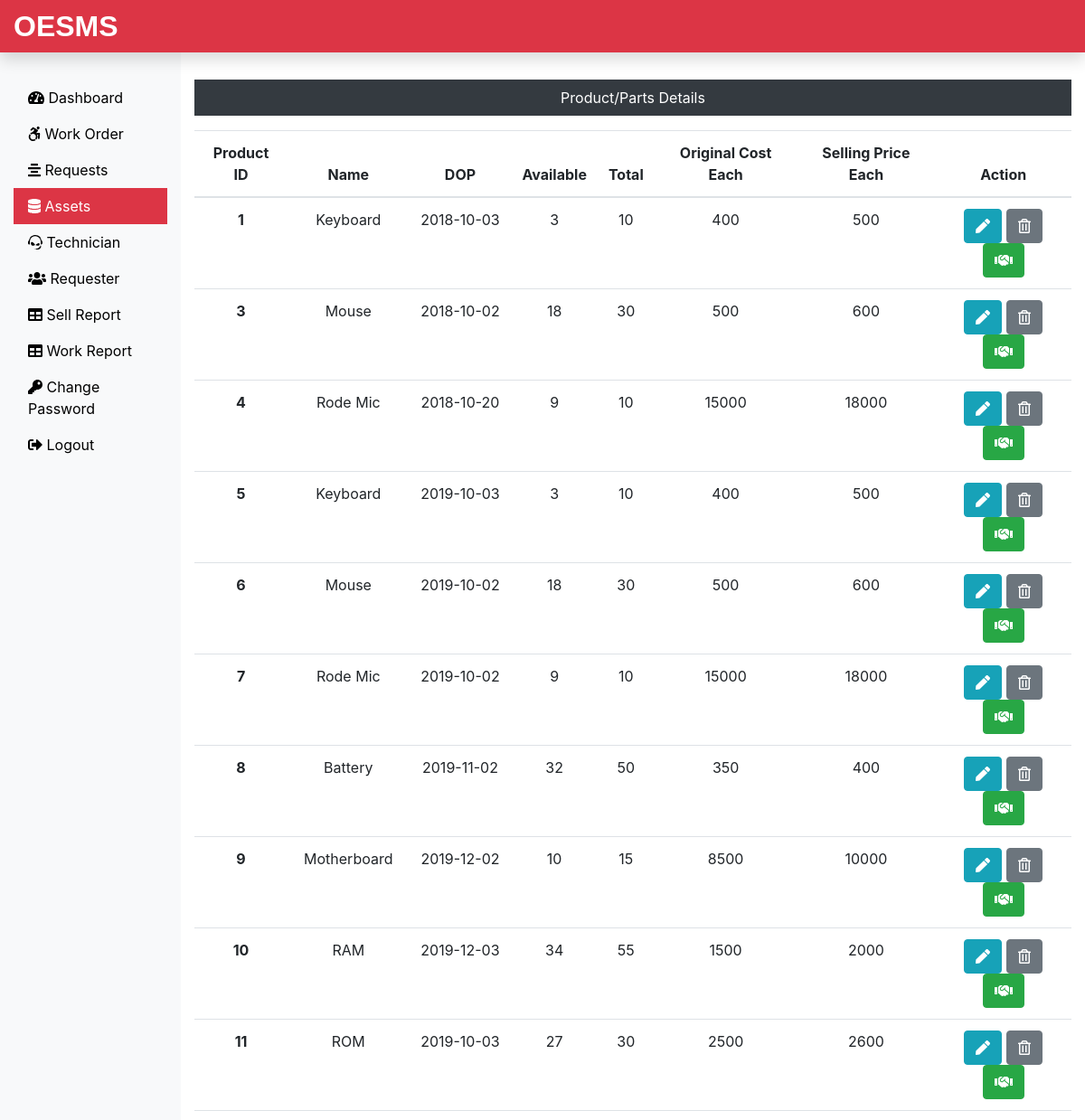
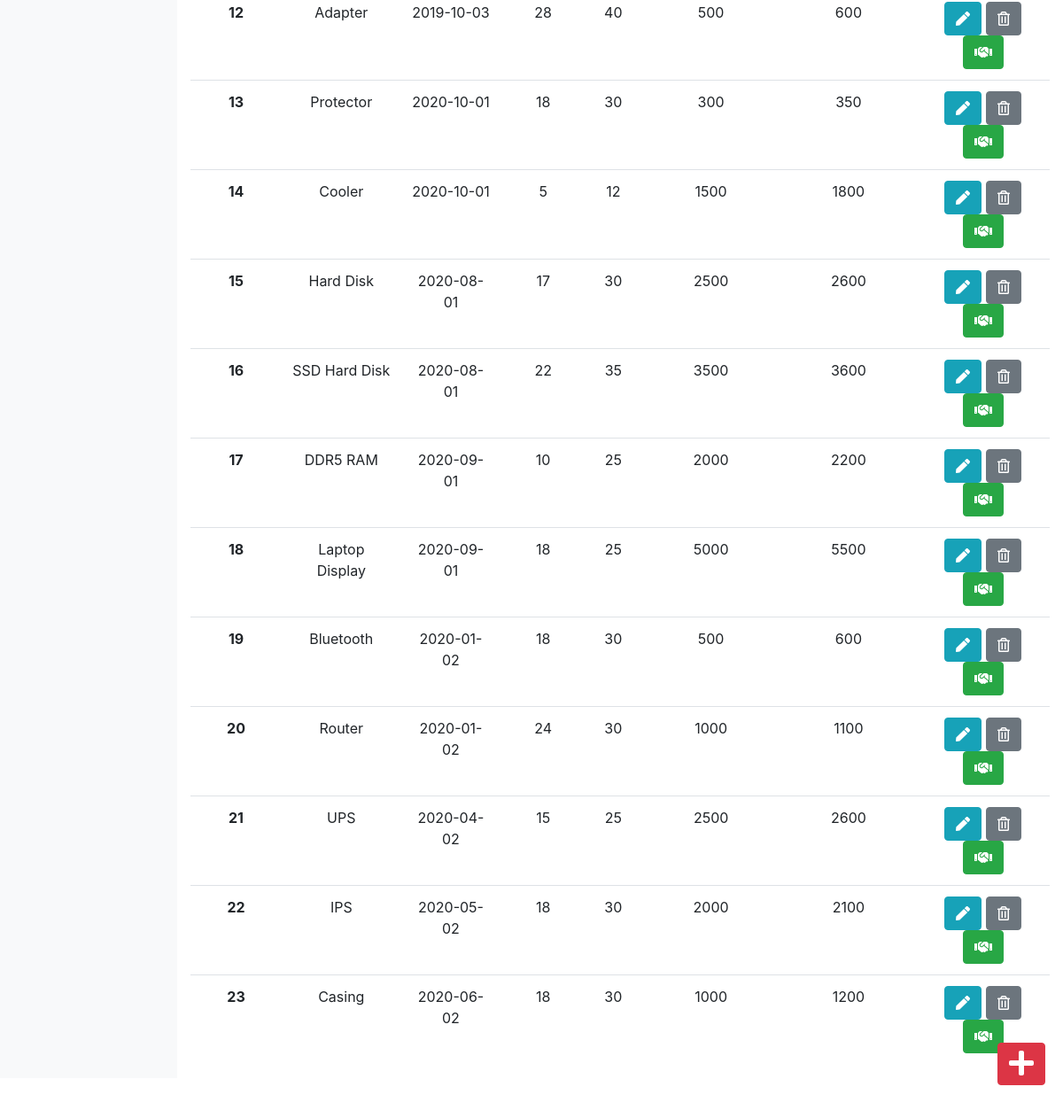
Page /Admin/assets.php (signed in) on the committed database (2 pictures, top to bottom).
### tables this page shows
CREATE TABLE `assets_tb` (
  `pid` int(11) NOT NULL,
  `pname` varchar(60) NOT NULL,
  `pdop` date NOT NULL,
  `pava` int(11) NOT NULL,
  `ptotal` int(11) NOT NULL,
  `poriginalcost` int(11) NOT NULL,
  `psellingcost` int(11) NOT NULL
);

### Admin/assets.php (the view, shortened to what this page needs)
<?php
include('includes/header.php');
include('../dbConnection.php');
?>
<div class="col-sm-9 col-md-10 mt-5 text-center">
  <p class=" bg-dark text-white p-2">Product/Parts Details</p>
  <?php
    $sql = "SELECT * FROM assets_tb";
    $result = $conn->query($sql);
    if($result->num_rows > 0){
  echo '<table class="table">
    <thead>
      <tr>
        <th scope="col">Product ID</th>
        <th scope="col">Name</th>
        <th scope="col">DOP</th>
        <th scope="col">Available</th>
        <th scope="col">Total</th>
        <th scope="col">Original Cost Each</th>
        <th scope="col">Selling Price Each</th>
        <th scope="col">Action</th>
      </tr>
    </thead>
    <tbody>';
    while($row = $result->fetch_assoc()){
      echo '<tr>
        <th scope="row">'.$row["pid"].'</th>
        <td>'.$row["pname"].'</td>
        <td>'.$row["pdop"].'</td>
        <td>'.$row["pava"].'</td>
        <td>'.$row["ptotal"].'</td>
        <td>'.$row["poriginalcost"].'</td>
        <td>'.$row["psellingcost"].'</td>
        <td>
          <form action="editproduct.php" method="POST" class="d-inline"> <input type="hidden" name="id" value='. $row["pid"] .'><button type="submit" class="btn btn-info" name="view" value="View"><i class="fas fa-pen"></i></button></form>
          <form action="" method="POST" class="d-inline"><input type="hidden" name="id" value='. $row["pid"] .'><button type="submit" class="btn btn-secondary" name="delete" value="Delete"><i class="far fa-trash-alt"></i></button></form>
          <form action="#" method="POST" class="d-inline"><input type="hidden" name="id" value='. $row["pid"] .'><button type="submit" class="btn btn-success" name="issue" value="Issue"><i class="fas fa-handshake"></i></button></form>
        </td>
      </tr>';
    }
    echo '</tbody>
  </table>';
  } else {
    echo "0 Result";
  }
  ?>
</div>
</div>
<a class="btn btn-danger box" href="addproduct.php"><i class="fas fa-plus fa-2x"></i></a>
</div>
<?php
include('includes/footer.php');
?>

### Admin/includes/header.php (shortened to what this page needs)
<!DOCTYPE html>
<html lang="en">
<head>
 <link rel="stylesheet" href="../css/bootstrap.min.css">
 <link rel="stylesheet" href="../css/all.min.css">
 <link rel="stylesheet" href="../css/custom.css">
</head>
<body>
 <nav class="navbar navbar-dark fixed-top bg-danger p-0 shadow">
  <a class="navbar-brand col-sm-3 col-md-2 mr-0" href="dashboard.php">OESMS</a>
 </nav>
 <div class="container-fluid mb-5" style="margin-top:40px;">
  <div class="row">
   <nav class="col-sm-3 col-md-2 bg-light sidebar py-5 d-print-none">
    <div class="sidebar-sticky">
     <ul class="nav flex-column">
      <li class="nav-item">
       <a class="nav-link <?php if(PAGE == 'dashboard') { echo 'active'; } ?> " href="dashboard.php">
        <i class="fas fa-tachometer-alt"></i>
        Dashboard
       </a>
      </li>
      <li class="nav-item">
       <a class="nav-link <?php if(PAGE == 'work') { echo 'active'; } ?>" href="work.php">
        <i class="fab fa-accessible-icon"></i>
        Work Order
       </a>
      </li>
      <li class="nav-item">
       <a class="nav-link <?php if(PAGE == 'request') { echo 'active'; } ?>" href="request.php">
        <i class="fas fa-align-center"></i>
        Requests
       </a>
      </li>
      <li class="nav-item">
       <a class="nav-link <?php if(PAGE == 'assets') { echo 'active'; } ?>" href="assets.php">
        <i class="fas fa-database"></i>
        Assets
       </a>
      </li>
      <li class="nav-item">
       <a class="nav-link <?php if(PAGE == 'technician') { echo 'active'; } ?>" href="technician.php">
        <i class="fab fa-teamspeak"></i>
        Technician
       </a>
      </li>
      <li class="nav-item">
       <a class="nav-link <?php if(PAGE == 'requesters') { echo 'active'; } ?>" href="requester.php">
        <i class="fas fa-users"></i>
        Requester
       </a>
      </li>
      <li class="nav-item">
       <a class="nav-link <?php if(PAGE == 'sellreport') { echo 'active'; } ?>" href="sellproductreport.php">
        <i class="fas fa-table"></i>
        Sell Report
       </a>
      </li>
      <li class="nav-item">
       <a class="nav-link <?php if(PAGE == 'workreport') { echo 'active'; } ?>" href="workreport.php">
        <i class="fas fa-table"></i>
        Work Report
       </a>
      </li>
      <li class="nav-item">
       <a class="nav-link <?php if(PAGE == 'changepass') { echo 'active'; } ?>" href="changepass.php">
        <i class="fas fa-key"></i>
        Change Password
       </a>
      </li>
      <li class="nav-item">
       <a class="nav-link" href="../logout.php">
        <i class="fas fa-sign-out-alt"></i>
        Logout
       </a>
      </li>
     </ul>
    </div>
   </nav>

### Admin/includes/footer.php (shortened to what this page needs)
</body>
</html>

### css/custom.css (style rules this page uses)
.navbar-brand { font-family: 'Ubuntu', sans-serif; font-size: 2em; font-weight: bold; }
a { color: black; }
.active { color: white; background-color: #DC3545; }
.box { position: fixed; bottom: 10px; right: 20px; margin-bottom: 30px; }

### rows in the picture
assets_tb: pid "1", pname "Keyboard", pdop "2018-10-03", pava "3", ptotal "10", poriginalcost "400", psellingcost "500"
assets_tb: pid "3", pname "Mouse", pdop "2018-10-02", pava "18", ptotal "30", poriginalcost "500", psellingcost "600"
assets_tb: pid "4", pname "Rode Mic", pdop "2018-10-20", pava "9", ptotal "10", poriginalcost "15000", psellingcost "18000"
assets_tb: pid "5", pname "Keyboard", pdop "2019-10-03", pava "3", ptotal "10", poriginalcost "400", psellingcost "500"
assets_tb: pid "6", pname "Mouse", pdop "2019-10-02", pava "18", ptotal "30", poriginalcost "500", psellingcost "600"
assets_tb: pid "7", pname "Rode Mic", pdop "2019-10-02", pava "9", ptotal "10", poriginalcost "15000", psellingcost "18000"
assets_tb: pid "8", pname "Battery", pdop "2019-11-02", pava "32", ptotal "50", poriginalcost "350", psellingcost "400"
assets_tb: pid "9", pname "Motherboard", pdop "2019-12-02", pava "10", ptotal "15", poriginalcost "8500", psellingcost "10000"
assets_tb: pid "10", pname "RAM", pdop "2019-12-03", pava "34", ptotal "55", poriginalcost "1500", psellingcost "2000"
assets_tb: pid "11", pname "ROM", pdop "2019-10-03", pava "27", ptotal "30", poriginalcost "2500", psellingcost "2600"
assets_tb: pid "12", pname "Adapter", pdop "2019-10-03", pava "28", ptotal "40", poriginalcost "500", psellingcost "600"
assets_tb: pid "13", pname "Protector", pdop "2020-10-01", pava "18", ptotal "30", poriginalcost "300", psellingcost "350"
assets_tb: pid "14", pname "Cooler", pdop "2020-10-01", pava "5", ptotal "12", poriginalcost "1500", psellingcost "1800"
assets_tb: pid "15", pname "Hard Disk", pdop "2020-08-01", pava "17", ptotal "30", poriginalcost "2500", psellingcost "2600"
assets_tb: pid "16", pname "SSD Hard Disk", pdop "2020-08-01", pava "22", ptotal "35", poriginalcost "3500", psellingcost "3600"
assets_tb: pid "17", pname "DDR5 RAM", pdop "2020-09-01", pava "10", ptotal "25", poriginalcost "2000", psellingcost "2200"
assets_tb: pid "18", pname "Laptop Display", pdop "2020-09-01", pava "18", ptotal "25", poriginalcost "5000", psellingcost "5500"
assets_tb: pid "19", pname "Bluetooth", pdop "2020-01-02", pava "18", ptotal "30", poriginalcost "500", psellingcost "600"
assets_tb: pid "20", pname "Router", pdop "2020-01-02", pava "24", ptotal "30", poriginalcost "1000", psellingcost "1100"
assets_tb: pid "21", pname "UPS", pdop "2020-04-02", pava "15", ptotal "25", poriginalcost "2500", psellingcost "2600"
assets_tb: pid "22", pname "IPS", pdop "2020-05-02", pava "18", ptotal "30", poriginalcost "2000", psellingcost "2100"
assets_tb: pid "23", pname "Casing", pdop "2020-06-02", pava "18", ptotal "30", poriginalcost "1000", psellingcost "1200"
